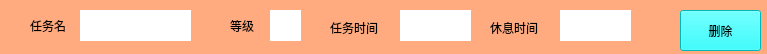
<?xml version="1.0" encoding="UTF-8"?>
<ui version="4.0">
 <class>taskForm</class>
 <widget class="QMainWindow" name="taskForm">
  <property name="geometry">
   <rect>
    <x>0</x>
    <y>0</y>
    <width>767</width>
    <height>54</height>
   </rect>
  </property>
  <property name="windowTitle">
   <string>MainWindow</string>
  </property>
  <property name="styleSheet">
   <string notr="true">background-color: rgb(255, 170, 127);</string>
  </property>
  <widget class="QWidget" name="centralwidget">
   <widget class="QLabel" name="namelabel">
    <property name="geometry">
     <rect>
      <x>80</x>
      <y>10</y>
      <width>111</width>
      <height>31</height>
     </rect>
    </property>
    <property name="styleSheet">
     <string notr="true">background-color: rgb(255, 255, 255);</string>
    </property>
    <property name="text">
     <string/>
    </property>
   </widget>
   <widget class="QLabel" name="label_2">
    <property name="geometry">
     <rect>
      <x>30</x>
      <y>20</y>
      <width>40</width>
      <height>12</height>
     </rect>
    </property>
    <property name="text">
     <string>任务名</string>
    </property>
   </widget>
   <widget class="QLabel" name="label_3">
    <property name="geometry">
     <rect>
      <x>230</x>
      <y>20</y>
      <width>40</width>
      <height>12</height>
     </rect>
    </property>
    <property name="text">
     <string>等级</string>
    </property>
   </widget>
   <widget class="QLabel" name="gradelabel">
    <property name="geometry">
     <rect>
      <x>270</x>
      <y>10</y>
      <width>31</width>
      <height>31</height>
     </rect>
    </property>
    <property name="styleSheet">
     <string notr="true">background-color: rgb(255, 255, 255);</string>
    </property>
    <property name="text">
     <string/>
    </property>
   </widget>
   <widget class="QLabel" name="label_4">
    <property name="geometry">
     <rect>
      <x>330</x>
      <y>20</y>
      <width>51</width>
      <height>16</height>
     </rect>
    </property>
    <property name="text">
     <string>任务时间</string>
    </property>
   </widget>
   <widget class="QLabel" name="studylabel">
    <property name="geometry">
     <rect>
      <x>400</x>
      <y>10</y>
      <width>71</width>
      <height>31</height>
     </rect>
    </property>
    <property name="styleSheet">
     <string notr="true">background-color: rgb(255, 255, 255);</string>
    </property>
    <property name="text">
     <string/>
    </property>
   </widget>
   <widget class="QLabel" name="breaklabel">
    <property name="geometry">
     <rect>
      <x>560</x>
      <y>10</y>
      <width>71</width>
      <height>31</height>
     </rect>
    </property>
    <property name="styleSheet">
     <string notr="true">background-color: rgb(255, 255, 255);</string>
    </property>
    <property name="text">
     <string/>
    </property>
   </widget>
   <widget class="QLabel" name="label_5">
    <property name="geometry">
     <rect>
      <x>490</x>
      <y>20</y>
      <width>51</width>
      <height>16</height>
     </rect>
    </property>
    <property name="text">
     <string>休息时间</string>
    </property>
   </widget>
   <widget class="QPushButton" name="deleteBtn">
    <property name="geometry">
     <rect>
      <x>680</x>
      <y>10</y>
      <width>81</width>
      <height>41</height>
     </rect>
    </property>
    <property name="styleSheet">
     <string notr="true">background-color: rgb(0, 255, 255);</string>
    </property>
    <property name="text">
     <string>删除</string>
    </property>
   </widget>
  </widget>
 </widget>
 <resources/>
 <connections/>
</ui>
